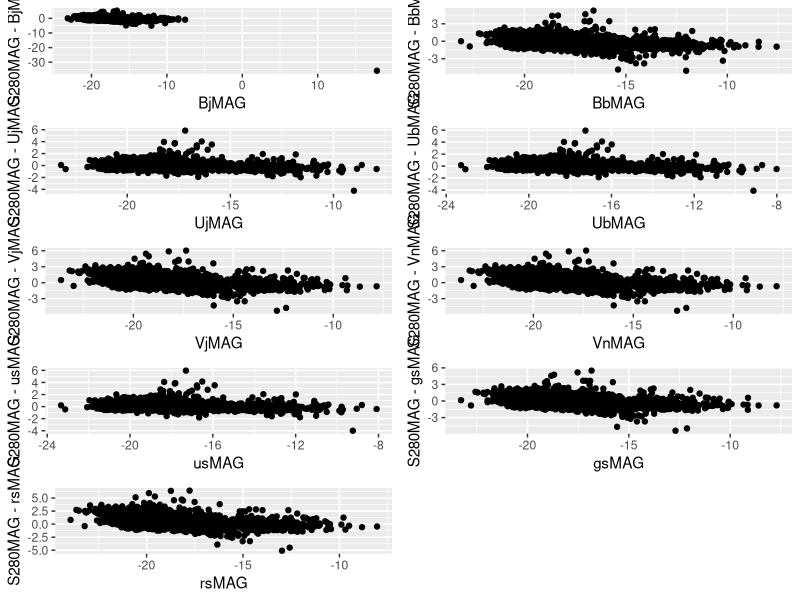
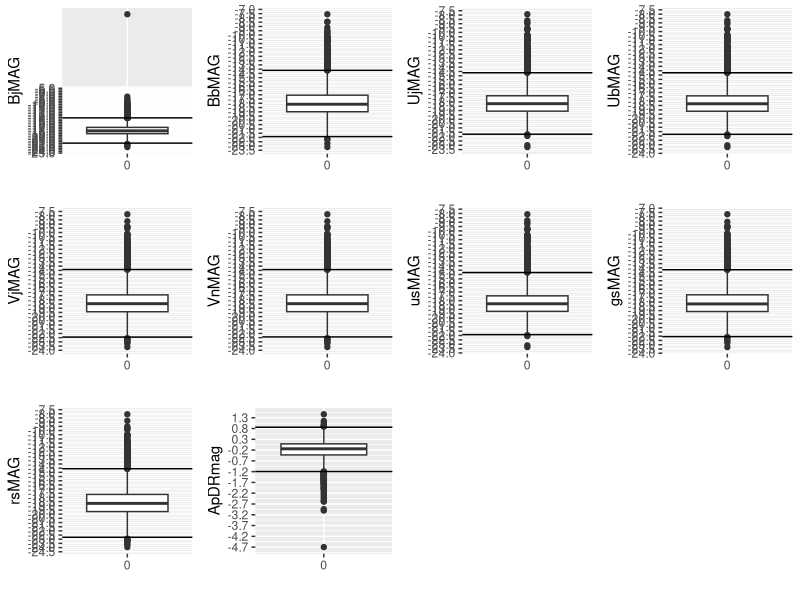
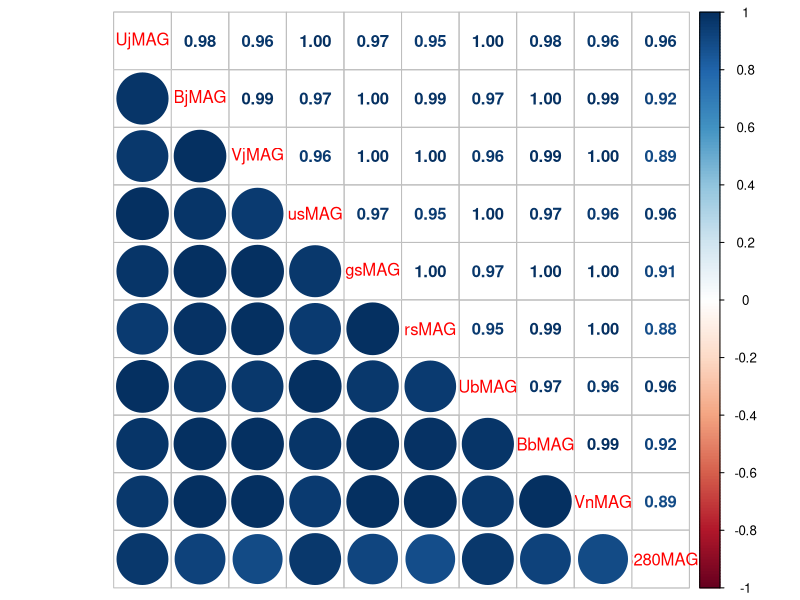
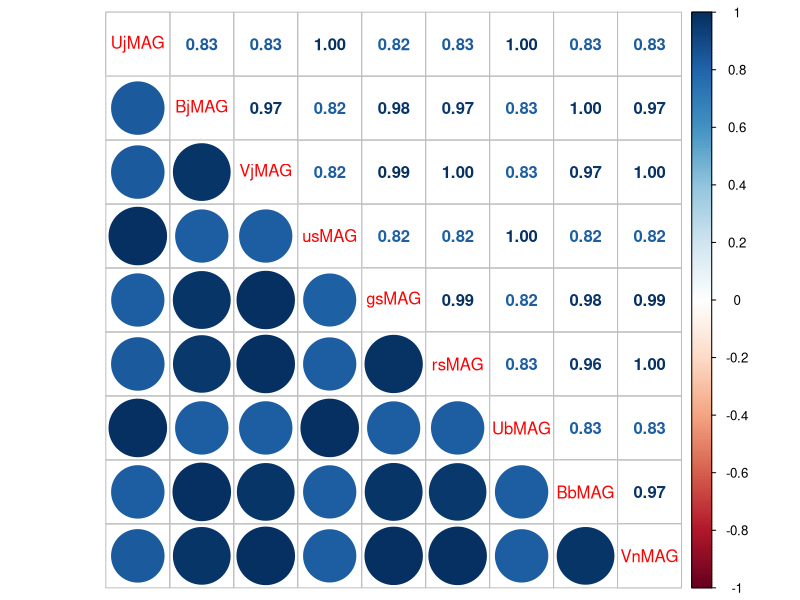

Reproduce these figures in R, in order.
## ---- chunk 1
glx <- read.csv("COMBO17.csv", header = T, stringsAsFactors = F)
## ---- chunk 2
glx$e.W420FE <- as.numeric(glx$e.W420FE)
## ---- chunk 3
library(ggplot2)
library(gridExtra)

p1 <- qplot(BjMAG, S280MAG-BjMAG, data = glx)
p2 <- qplot(BbMAG, S280MAG-BbMAG, data = glx)
p3 <- qplot(UjMAG, S280MAG-UjMAG, data = glx)
p4 <- qplot(UbMAG, S280MAG-UbMAG, data = glx)
p5 <- qplot(VjMAG, S280MAG-VjMAG, data = glx)
p6 <- qplot(VnMAG, S280MAG-VnMAG, data = glx)
p7 <- qplot(usMAG, S280MAG-usMAG, data = glx)
p8 <- qplot(gsMAG, S280MAG-gsMAG, data = glx)
p9 <- qplot(rsMAG, S280MAG-rsMAG, data = glx)
grid.arrange(p1, p2, p3, p4, p5, p6, p7, p8, p9, ncol=2, nrow=5)
## ---- chunk 4
limite_inferior_boxplot <- function(magnitud) { q <- quantile(magnitud, na.rm=TRUE); return (q[2] - (q[4] - q[2]) * 1.5) }
limite_superior_boxplot <- function(magnitud) { q <- quantile(magnitud, na.rm=TRUE); return (q[4] + (q[4] - q[2]) * 1.5) }

nros_ejes <- scale_y_continuous(breaks = round(seq(-30, -5, by = 0.5), 1))

b1 <-  qplot(factor(0), BjMAG,   geom = "boxplot", xlab="", data=glx) + geom_hline(yintercept=limite_inferior_boxplot(glx$BjMAG))   + geom_hline(yintercept=limite_superior_boxplot(glx$BjMAG)) + nros_ejes
b2 <-  qplot(factor(0), BbMAG,   geom = "boxplot", xlab="", data=glx) + geom_hline(yintercept=limite_inferior_boxplot(glx$BbMAG))   + geom_hline(yintercept=limite_superior_boxplot(glx$BbMAG)) + nros_ejes
b3 <-  qplot(factor(0), UjMAG,   geom = "boxplot", xlab="", data=glx) + geom_hline(yintercept=limite_inferior_boxplot(glx$UjMAG))   + geom_hline(yintercept=limite_superior_boxplot(glx$UjMAG)) + nros_ejes
b4 <-  qplot(factor(0), UbMAG,   geom = "boxplot", xlab="", data=glx) + geom_hline(yintercept=limite_inferior_boxplot(glx$UbMAG))   + geom_hline(yintercept=limite_superior_boxplot(glx$UbMAG)) + nros_ejes
b5 <-  qplot(factor(0), VjMAG,   geom = "boxplot", xlab="", data=glx) + geom_hline(yintercept=limite_inferior_boxplot(glx$VjMAG))   + geom_hline(yintercept=limite_superior_boxplot(glx$VjMAG)) + nros_ejes
b6 <-  qplot(factor(0), VnMAG,   geom = "boxplot", xlab="", data=glx) + geom_hline(yintercept=limite_inferior_boxplot(glx$VnMAG))   + geom_hline(yintercept=limite_superior_boxplot(glx$VnMAG)) + nros_ejes
b7 <-  qplot(factor(0), usMAG,   geom = "boxplot", xlab="", data=glx) + geom_hline(yintercept=limite_inferior_boxplot(glx$usMAG))   + geom_hline(yintercept=limite_superior_boxplot(glx$usMAG)) + nros_ejes
b8 <-  qplot(factor(0), gsMAG,   geom = "boxplot", xlab="", data=glx) + geom_hline(yintercept=limite_inferior_boxplot(glx$gsMAG))   + geom_hline(yintercept=limite_superior_boxplot(glx$gsMAG)) + nros_ejes
b9 <-  qplot(factor(0), rsMAG,   geom = "boxplot", xlab="", data=glx) + geom_hline(yintercept=limite_inferior_boxplot(glx$rsMAG))   + geom_hline(yintercept=limite_superior_boxplot(glx$rsMAG)) + nros_ejes
b10 <- qplot(factor(0), ApDRmag, geom = "boxplot", xlab="", data=glx) + geom_hline(yintercept=limite_inferior_boxplot(glx$ApDRmag)) + geom_hline(yintercept=limite_superior_boxplot(glx$ApDRmag)) + scale_y_continuous(breaks = round(seq(min(glx$ApDRmag), max(glx$ApDRmag), by = 0.5), 1))
grid.arrange(b1, b2, b3, b4, b5, b6, b7, b8, b9, b10, ncol=4, nrow=3)
## ---- chunk 5
# antes de quitar outliers
dim(glx)

glx <- subset(glx, ApDRmag > -3.2)
glx <- subset(glx, BjMAG < -7.0)

# después
dim(glx)
## ---- chunk 6
apply(glx, 2, function(x) anyNA(x))
## ---- chunk 7
faltantes_VnMAG <- which(is.na(glx$VnMAG))
faltantes_S280MAG <- which(is.na(glx$S280MAG))
faltantes_VnMAG
faltantes_S280MAG
## ---- chunk 8
glx_sin_faltantes <- glx[complete.cases(glx[,c(26, 28)]),]
dim(glx)[1] - 24 == dim(glx_sin_faltantes)[1]
## ---- chunk 9
espectrales <- c(10,12,14,16,18,20,22,24,26,28)
variables_de_magnitud_absoluta_en_reposo <- glx_sin_faltantes[, espectrales]
head(variables_de_magnitud_absoluta_en_reposo)
## ---- chunk 10
library(corrplot)
correlaciones <- cor(variables_de_magnitud_absoluta_en_reposo)
# corrplot(correlaciones, method="circle", type="lower")
corrplot.mixed(correlaciones, lower="circle", upper="number")
## ---- chunk 11
variables_de_magnitud_absoluta_en_reposo_normalizadas <- sweep(variables_de_magnitud_absoluta_en_reposo[,1:9], 1, variables_de_magnitud_absoluta_en_reposo$S280MAG, `-`)
head(variables_de_magnitud_absoluta_en_reposo_normalizadas)
## ---- chunk 12
correlaciones_de_normalizadas <- cor(variables_de_magnitud_absoluta_en_reposo_normalizadas)
# corrplot(correlaciones_de_normalizadas, method="circle", type="lower")
corrplot.mixed(correlaciones_de_normalizadas, lower="circle", upper="number")
